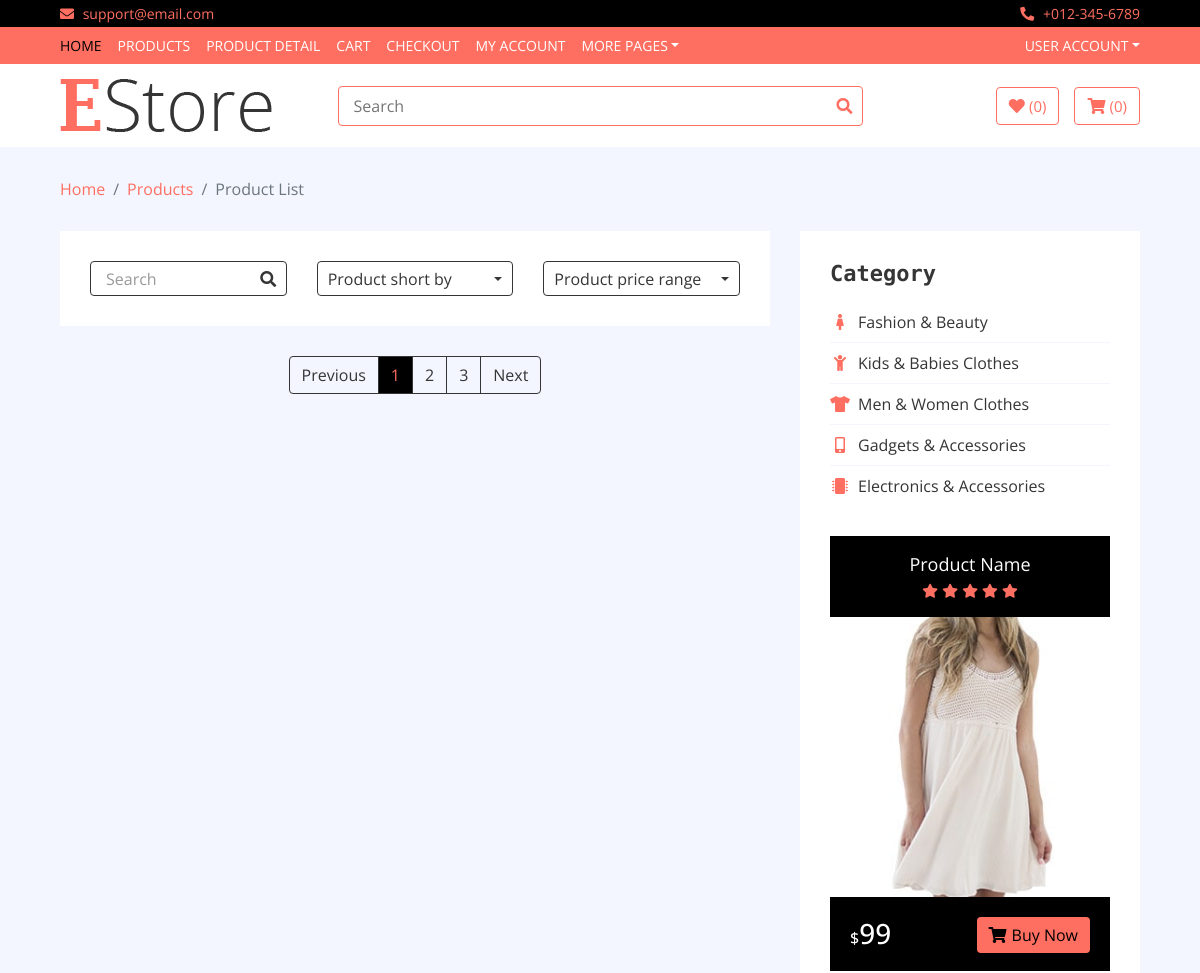
The app's page /category/Laptops (upper part), older data.
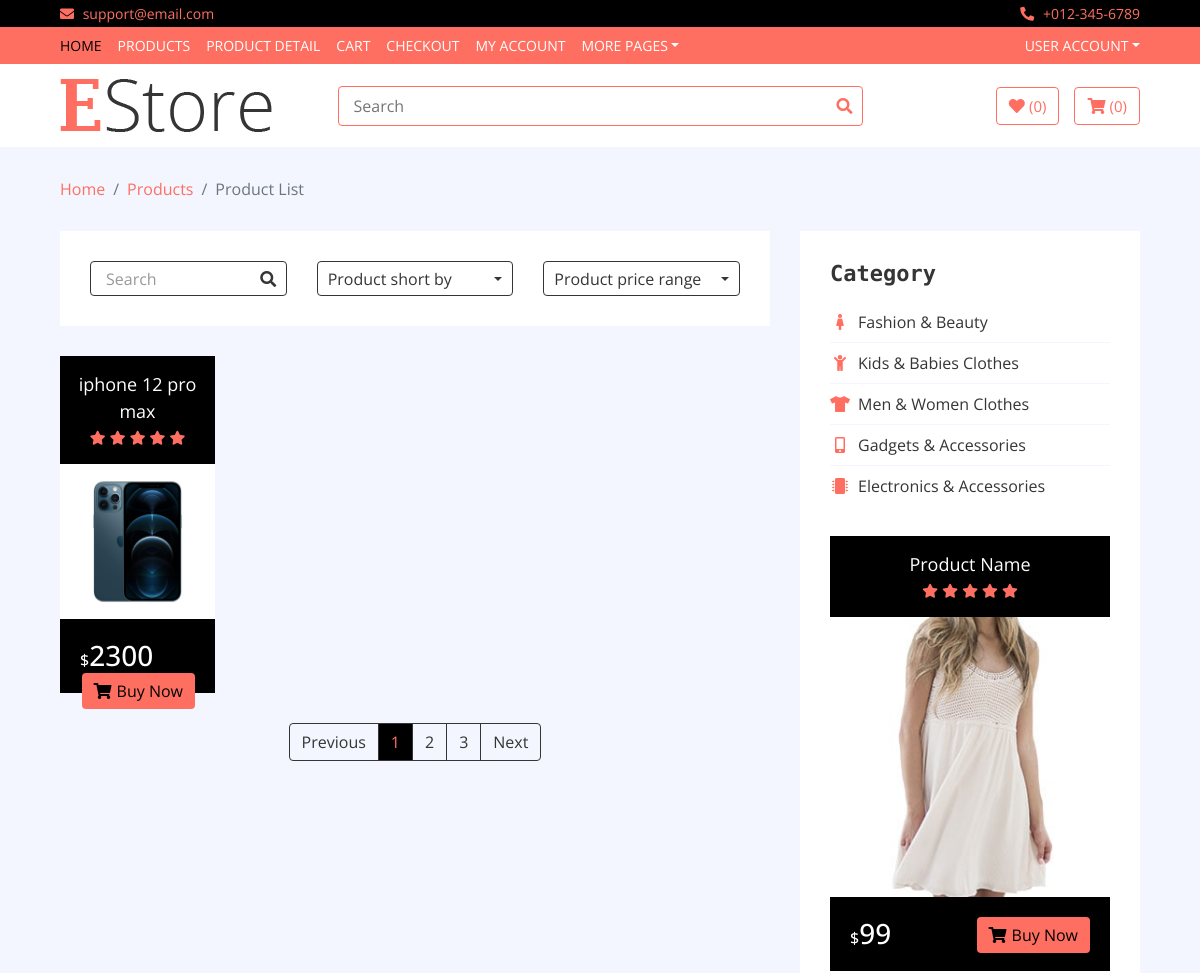
The same page, newer data.
### home/models.py (models this page shows, shortened)
class Product(models.Model):
	name = models.CharField(max_length = 300)
	image = models.ImageField(upload_to = 'media')
	price = models.IntegerField(null = True)
	discounted_price = models.IntegerField(default = 0)
	size = models.CharField(max_length = 300)
	color = models.CharField(max_length = 300)
	description = models.TextField(blank = True)
	specification = models.TextField(blank = True)
	category = models.ForeignKey(Category, on_delete = models.CASCADE)
	labels = models.CharField(choices = LABELS, max_length = 200, blank = True)
	brand = models.ForeignKey(Brand, on_delete = models.CASCADE)
	slug = models.CharField(max_length = 300, blank = True)
	def get_product_url(self):
		return reverse("product", kwargs = {'slug': self.slug})

### home/views.py (the view)
# urls.py: path('category/<slug>', CategoryView.as_view(), name = 'category'),
class CategoryView(BaseView):
    def get(self, request, slug):
        cat_id = Category.objects.get(slug = slug).id
        self.views['cat_products'] = Product.objects.filter(category_id = cat_id)
        return render(request, 'category.html', self.views)

### templates/category.html (shortened to what the changed rows need)
{% extends 'base.html' %}
{% load static %}
{% block content %}
        <div class="product-view">
            <div class="container-fluid">
                <div class="row">
                    <div class="col-lg-8">
                        <div class="row">
                            {% for hot in cat_products %}
                    <div class="col-lg-3">
                        <div class="product-item">
                            <div class="product-title">
                                <a href="{{hot.get_product_url}}">{{hot.name}}</a>
                                <div class="ratting">
                                    <i class="fa fa-star"></i>
                                    <i class="fa fa-star"></i>
                                    <i class="fa fa-star"></i>
                                    <i class="fa fa-star"></i>
                                    <i class="fa fa-star"></i>
                                </div>
                            </div>
                            <div class="product-image">
                                <a href="product-detail.html">
                                    <img src="{{hot.image.url}}" alt="Product Image">
                                </a>
                            </div>
                            <div class="product-price">
                                {% if hot.discounted_price > 0 %}
                                <h3><span>$</span>{{hot.discounted_price}}</h3>
                                {% else %}
                                <h3><span>$</span>{{hot.price}}</h3>
                                {% endif %}
                                <a class="btn" href=""><i class="fa fa-shopping-cart"></i>Buy Now</a>
                            </div>
                        </div>
                    </div>
                    {% endfor %}
                        </div>
                    </div>
                    <div class="col-lg-4 sidebar">
                        <div class="sidebar-widget category">
                            <h2 class="title">Category</h2>
                        </div>
                    </div>
                </div>
            </div>
        </div>
{% endblock %}

Row changes from the older to the newer data that the page shows:
added Product: name "iphone 12 pro max", image (picture), discounted_price "2300"
